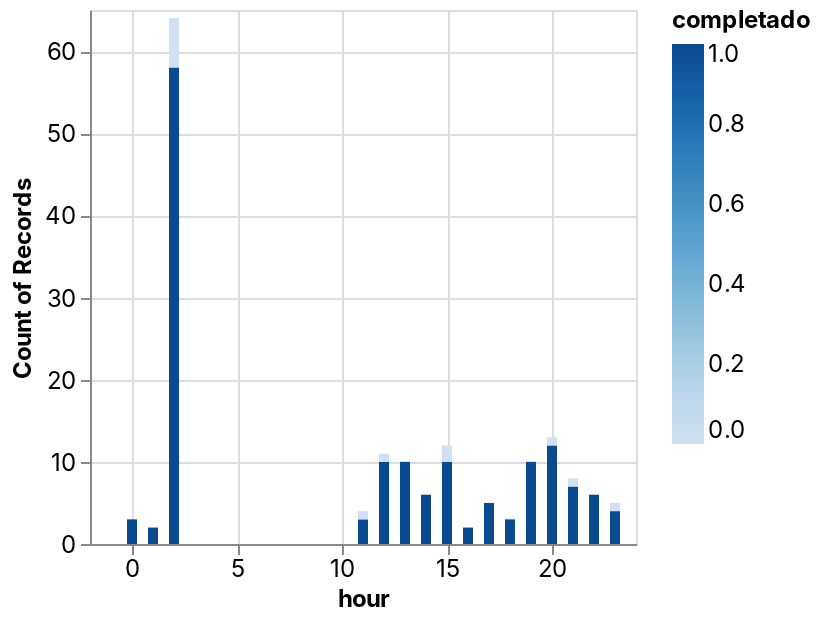

The notebook cell saved with this chart:
### Markdown cell above
## Gráfico de horas productivas

### Code cell


### Figure 1 — Vega-Lite specification as saved in the notebook (floating-point values rounded to 4 significant figures; data arrays with more than 128 entries replaced by an {"elided": "..."} marker saying what was removed)
{"config": {"view": {"continuousWidth": 400, "continuousHeight": 300}, "area": {"fill": "#51C0E9"}, "axis": {"labelFont": "Inter, sans-serif", "labelFontSize": 12, "labelFontWeight": "normal", "labelLimit": 60, "labelOverlap": "greedy", "titleFont": "Inter, sans-serif", "titleFontSize": 12, "titleFontWeight": "bold"}, "background": "#ffffff", "legend": {"labelFont": "Inter, sans-serif", "labelFontSize": 12, "titleFont": "Inter, sans-serif", "titleFontSize": 12, "titleFontWeight": "bold"}, "line": {"stroke": "#51C0E9", "strokeWidth": 2}, "rect": {"fill": "#51C0E9"}, "title": {"anchor": "start", "color": "#000000", "font": "Inter, sans-serif", "fontSize": 22, "fontWeight": "normal"}}, "data": {"name": "data-0971b211c7b9ab4b0e2c65dc248aeefc"}, "mark": {"type": "bar", "tooltip": {"content": "data"}}, "autosize": {"type": "fit"}, "encoding": {"color": {"type": "quantitative", "field": "completado", "scale": {"type": "linear", "zero": false}, "sort": null}, "x": {"type": "quantitative", "field": "hour", "scale": {"type": "linear", "zero": false}, "sort": null}, "y": {"type": "quantitative", "aggregate": "count", "field": "COUNT(*)", "scale": {"type": "linear", "zero": true}, "sort": null}}, "height": 300, "width": "container", "$schema": "https://vega.github.io/schema/vega-lite/v4.json", "datasets": {"data-0971b211c7b9ab4b0e2c65dc248aeefc": {"elided": "164 records"}}}
